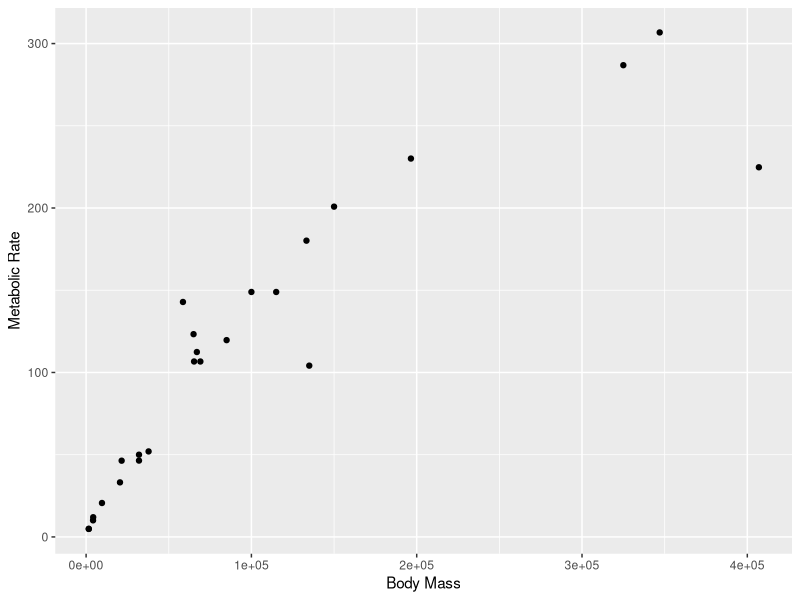
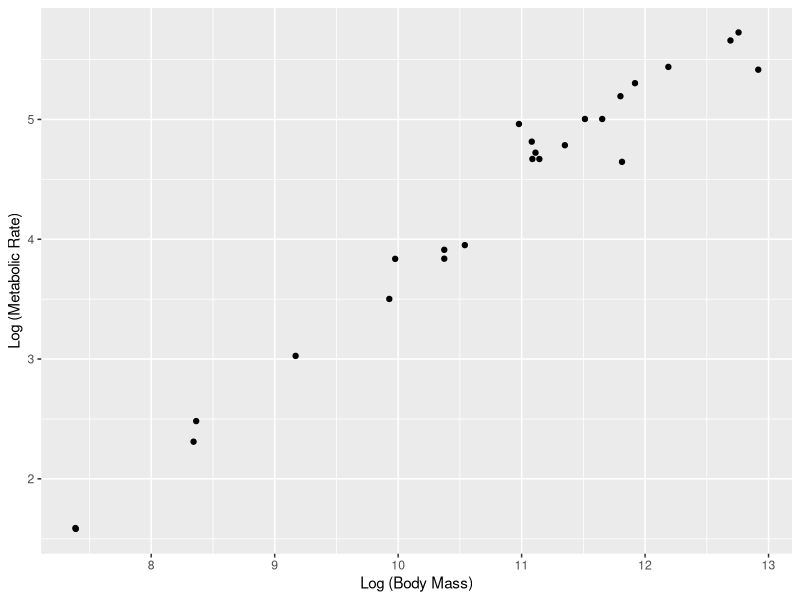

These figures' R source, in order:
# Load library
library(tidyverse)

#set up data frame for plotting
size_mr_data <- data.frame(
  body_mass = c(32000, 37800, 347000, 4200, 196500, 100000, 4290, 
    32000, 65000, 69125, 9600, 133300, 150000, 407000, 115000, 
    67000,325000, 21500, 58588, 65320, 85000, 135000, 20500, 1613,
    1618),
  metabolic_rate = c(49.984, 51.981, 306.770, 10.075, 230.073, 
    148.949, 11.966, 46.414, 123.287, 106.663, 20.619, 180.150, 
    200.830, 224.779, 148.940, 112.430, 286.847, 46.347, 142.863, 
    106.670, 119.660, 104.150, 33.165, 4.900, 4.865))

#code goes here

#2.1
ggplot(size_mr_data) + geom_point(mapping = aes(x = body_mass, y = metabolic_rate)) + 
  labs(x = "Body Mass", y =  "Metabolic Rate")
#2.2
ggplot(size_mr_data) + geom_point(mapping = aes(x = log(body_mass), y = log(metabolic_rate))) + 
  labs(x = "Log (Body Mass)", y =  "Log (Metabolic Rate)")

